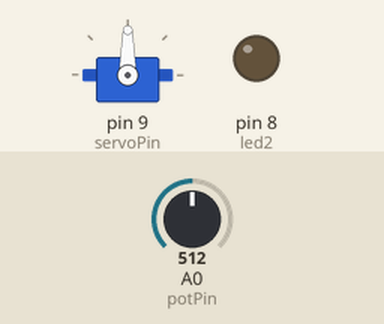
Simulated run of this sketch. Board: Arduino Uno, built with avr-gcc and run on an emulated ATmega328P. Parts: servo, output pins drawn as LEDs (lit = HIGH). The inputs (shaded band) are chosen by the test bench; at power-on: A0 (potPin) = 512. Pins used as bus, display or sensor lines are not drawn.

Above: at 1.2 s.
1.3 s: A0 (potPin) set to 716
At 2.4 s:
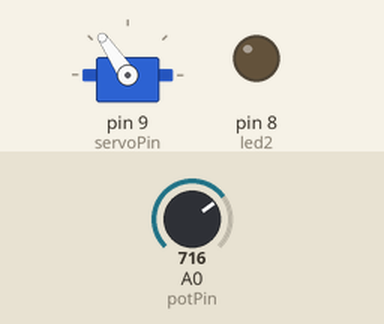
4.3 s: A0 (potPin) set to 900
At 5.0 s:
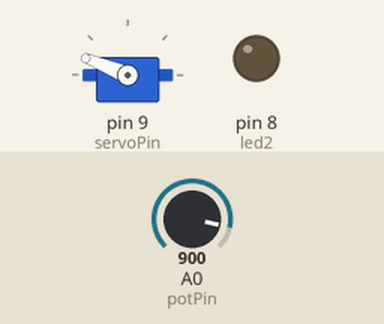
7.3 s: A0 (potPin) set to 1023
At 8.4 s:
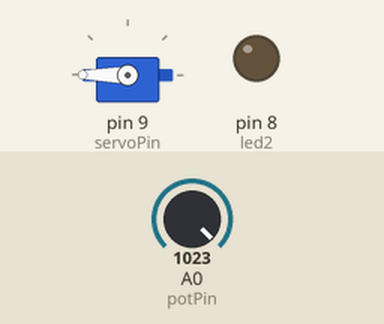
10.3 s: A0 (potPin) set to 306
At 11.4 s:
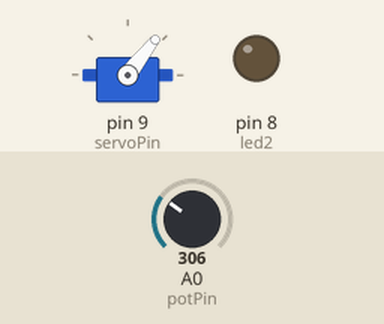
13.3 s: A0 (potPin) set to 122
Timing chart, 0 to 16.3 s (numbered marks = the images above; inputs shaded):
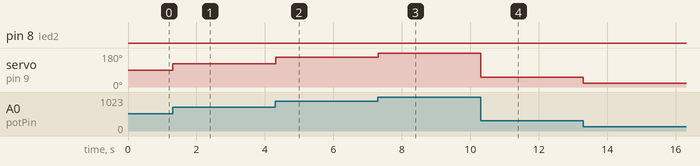

The sketch:

morphingWing.ino
```cpp
#include <Arduino.h>
#include <Servo.h> // Include the Servo library

Servo myServo; // Create a Servo object

const int led1 = 7;    // LED 1 connected to pin 7
const int led2 = 8;    // LED 2 connected to pin 8
const int potPin = A0; // Potentiometer connected to analog pin A0

int potValue;     // Variable to store the potentiometer value (0 to 1023)
int angle;        // Variable to store the servo angle (0 to 90 degrees)
int servoPin = 9; // Servo connected to pin 9
int servoValue;   // Variable to store the servo value (0 to 180 degrees)

void setup()
{
    myServo.attach(servoPin); // Attach the servo to pin 9
    pinMode(led1, OUTPUT);    // Set led1 as an output
    pinMode(led2, OUTPUT);    // Set led2 as an output
}

void loop()
{
    potValue = analogRead(potPin);          // Read the potentiometer value
    angle = map(potValue, 0, 1023, 0, 90);  // Map the value to a range of 0 to 90 degrees
    servoValue = map(angle, 0, 90, 0, 180); // Map the angle to a range of 0 to 180 degrees

    myServo.write(servoValue); // Rotate the servo to the calculated angle
    digitalWrite(led1, HIGH);  // Turn on led1
    digitalWrite(led2, LOW);   // Turn off led2
    delay(20);                 // Short delay to allow the servo to reach the desired angle

    // Stop the servo
    myServo.write(90);        // Set servo to neutral position (stop)
    digitalWrite(led1, LOW);  // Turn off led1
    digitalWrite(led2, HIGH); // Turn on led2
}
```

lcd.cpp
```cpp
/*
 * Arduino LCD Tutorial
 *
 * Crated by Dejan Nedelkovski,
 * www.HowToMechatronics.com
 *
 */

#include <LiquidCrystal.h> // includes the LiquidCrystal Library
#include <Arduino.h>
// #include <Servo.h>

LiquidCrystal lcd(1, 2, 4, 5, 6, 7); // Creates an LCD object. Parameters: (rs, enable, d4, d5, d6, d7)

void setup()
{
  lcd.begin(16, 2); // Initializes the interface to the LCD screen, and specifies the dimensions (width and height) of the display }
}

void loop()
{
  lcd.print("Arduino"); // Prints "Arduino" on the LCD
  delay(3000);          // 3 seconds delay
  lcd.setCursor(2, 1);  // Sets the location at which subsequent text written to the LCD will be displayed
  lcd.print("LCD Tutorial");
  delay(3000);
  lcd.clear(); // Clears the display
  lcd.blink(); // Displays the blinking LCD cursor
  delay(4000);
  lcd.setCursor(7, 1);
  delay(3000);
  lcd.noBlink(); // Turns off the blinking LCD cursor
  lcd.cursor();  // Displays an underscore (line) at the position to which the next character will be written
  delay(4000);
  lcd.noCursor(); // Hides the LCD cursor
  lcd.clear();    // Clears the LCD screen
}
```

Measured:
- after the input at 1.3 s, servo on pin 9 (servoPin): 90° → 124° at once
- after the input at 4.3 s, servo on pin 9 (servoPin): 124° → 158° at once
- after the input at 7.3 s, servo on pin 9 (servoPin): 158° → 180° at once
- after the input at 10.3 s, servo on pin 9 (servoPin): 180° → 52° at once
